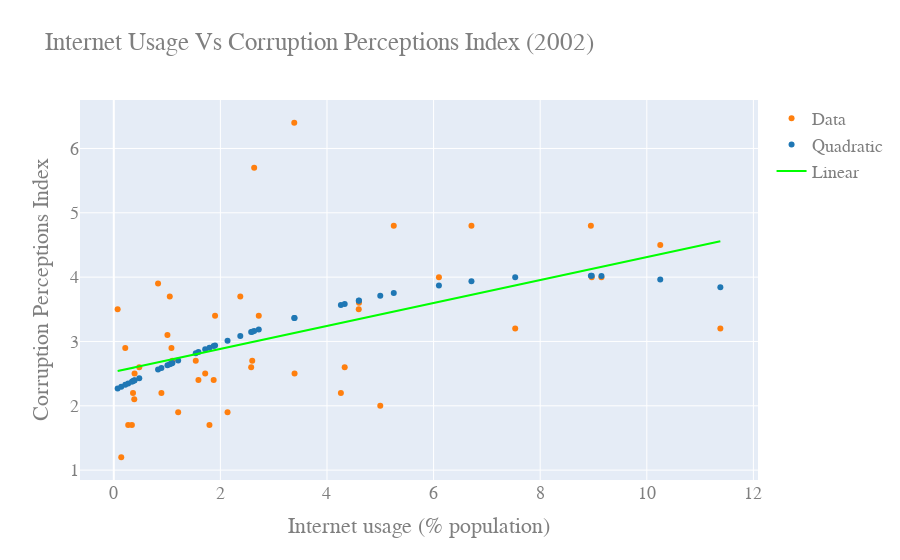

Notebook code cell kept with this figure:
### Code cell
#Adjusted for outliers (removed bahamas, fiji,....)
data2002_CPI = pd.read_csv("Developing(all variables)02CPI.csv")

Country_Name = data2002_CPI['countryName']
IU02_CPI = data2002_CPI['IU02']

CPI02 = data2002_CPI['CPI02']




slopeCPI02, interceptCPI02, r_valueCPI02, p_valueCPI02, std_errCPI02 = stats.linregress(IU02_CPI,CPI02)
lineCPI02 = slopeCPI02*IU02_CPI+interceptCPI02


#use 3rd order due to up curve at IU-0
#p1 = np.polyfit(IU02,CPI02,3)

p5 = np.polyfit(IU02_CPI,CPI02,2)

yfit5 = p5[0]*IU02_CPI**2+p5[1]*IU02_CPI**1+p5[2]
#yfit5 = p5[0]*IU02**5+p5[1]*IU02**2+p5[2]*IU02+p5[5]



yresid5 = CPI02 - yfit5

SSresid5 = sum(pow(yresid5,2))

SStotal5 = len(CPI02)*statistics.variance(CPI02)

rsq5 = 1 - SSresid5/SStotal5


y5resid = CPI02 - lineCPI02


SS5resid = sum(pow(y5resid,2))

SS5total = len(CPI02)*statistics.variance(CPI02)

rsq_5 = 1 - SS5resid/SS5total

print("R^2 value for linear fit: " +str(rsq_5))
#print("Model Coefficients: "+str(slopeCPI02)+" , "+str(interceptCPI02))
print("Model Coefficients: ["+str(slopeCPI02)+","+str(interceptCPI02)+"]")
print("Correlation coefficient: "+str(np.corrcoef(IU02_CPI,CPI02)[0][1]))

print("R^2 value for fit: " +str(rsq5))
print("Model Coefficients: "+str(p5))
print("Correlation coefficient: "+str(np.corrcoef(IU02_CPI,CPI02)[0][1]))




figCPI02 = go.Figure()

figCPI02.add_trace(go.Scatter(
    x= IU02_CPI,
    y= CPI02,
    mode='markers',      # this sets its legend entry
    marker=go.Marker(color='rgb(255, 127, 14)'),
    name="Data",
    text=Country_Name,
    textposition="top center"
))

figCPI02.add_trace(go.Scatter(
    x=IU02_CPI,
    y=np.polyval(p5,IU02_CPI),
    mode='markers',
    marker=go.Marker(color='rgb(31, 119, 180)'),
    name="Quadratic"
))

figCPI02.add_trace(go.Scatter(
    x=IU02_CPI,
    y=lineCPI02,
    #y=np.polyval(p1,IU02),
    mode='lines',
    marker=go.Marker(color='rgb(0, 255, 0)'),
    name="Linear"
))

figCPI02.update_layout(
    title="Internet Usage Vs Corruption Perceptions Index (2002)",
    xaxis_title="Internet usage (% population)",
    yaxis_title="Corruption Perceptions Index",
    font=dict(
        family="Courier New, monospace",
        size=18,
        color="#7f7f7f"
    )
)

figCPI02.show()

### Figure 1 — Plotly figure (JSON) as saved in the notebook; plotly's stock layout.template omitted (floating-point values rounded to 4 significant figures)
{"data": [{"marker": {"color": "rgb(255, 127, 14)"}, "mode": "markers", "name": "Data", "text": ["Albania", "Angola", "Azerbaijan", "Bangladesh", "Belarus", "Botswana", "Brazil", "Cameroon", "China", "Colombia", "Ecuador", "Egypt", "El Salvador", "Ethiopia", "Georgia", "Ghana", "Guatemala", "Haiti", "Honduras", "India", "Indonesia", "Jamaica", "Kenya", "Madagascar", "Malawi", "Mauritius", "Morocco", "Namibia", "Nicaragua", "Pakistan", "Paraguay", "Peru", "Philippines", "Senegal", "South Africa", "Sri Lanka", "Thailand", "Tunisia", "Turkey", "Uganda", "Ukraine", "Uzbekistan", "Zambia", "Zimbabwe"], "textposition": "top center", "type": "scatter", "x": [0.3901, 0.2704, 5.0, 0.1399, 8.951, 3.386, 9.149, 0.3609, 4.596, 4.6, 4.261, 2.72, 1.9, 0.0724, 1.588, 0.8303, 3.392, 0.8934, 2.597, 1.538, 2.134, 6.1, 1.208, 0.3397, 0.2151, 10.25, 2.373, 2.634, 1.715, 2.577, 1.795, 8.967, 4.332, 1.006, 6.71, 1.05, 7.531, 5.253, 11.38, 0.3841, 1.874, 1.082, 0.4778, 1.1], "y": [2.5, 1.7, 2, 1.2, 4.8, 6.4, 4, 2.2, 3.5, 3.6, 2.2, 3.4, 3.4, 3.5, 2.4, 3.9, 2.5, 2.2, 2.7, 2.7, 1.9, 4, 1.9, 1.7, 2.9, 4.5, 3.7, 5.7, 2.5, 2.6, 1.7, 4, 2.6, 3.1, 4.8, 3.7, 3.2, 4.8, 3.2, 2.1, 2.4, 2.9, 2.6, 2.7]}, {"marker": {"color": "rgb(31, 119, 180)"}, "mode": "markers", "name": "Quadratic", "type": "scatter", "x": [0.3901, 0.2704, 5.0, 0.1399, 8.951, 3.386, 9.149, 0.3609, 4.596, 4.6, 4.261, 2.72, 1.9, 0.0724, 1.588, 0.8303, 3.392, 0.8934, 2.597, 1.538, 2.134, 6.1, 1.208, 0.3397, 0.2151, 10.25, 2.373, 2.634, 1.715, 2.577, 1.795, 8.967, 4.332, 1.006, 6.71, 1.05, 7.531, 5.253, 11.38, 0.3841, 1.874, 1.082, 0.4778, 1.1], "y": [2.395, 2.348, 3.709, 2.295, 4.023, 3.365, 4.019, 2.384, 3.635, 3.635, 3.567, 3.187, 2.938, 2.267, 2.835, 2.565, 3.367, 2.588, 3.152, 2.818, 3.012, 3.872, 2.703, 2.375, 2.325, 3.963, 3.085, 3.162, 2.877, 3.146, 2.904, 4.023, 3.582, 2.63, 3.937, 2.646, 3.997, 3.752, 3.845, 2.393, 2.929, 2.657, 2.43, 2.664]}, {"marker": {"color": "rgb(0, 255, 0)"}, "mode": "lines", "name": "Linear", "type": "scatter", "x": [0.3901, 0.2704, 5.0, 0.1399, 8.951, 3.386, 9.149, 0.3609, 4.596, 4.6, 4.261, 2.72, 1.9, 0.0724, 1.588, 0.8303, 3.392, 0.8934, 2.597, 1.538, 2.134, 6.1, 1.208, 0.3397, 0.2151, 10.25, 2.373, 2.634, 1.715, 2.577, 1.795, 8.967, 4.332, 1.006, 6.71, 1.05, 7.531, 5.253, 11.38, 0.3841, 1.874, 1.082, 0.4778, 1.1], "y": [2.596, 2.575, 3.419, 2.551, 4.124, 3.131, 4.16, 2.591, 3.347, 3.348, 3.287, 3.012, 2.866, 2.539, 2.81, 2.675, 3.132, 2.686, 2.99, 2.801, 2.907, 3.615, 2.742, 2.587, 2.565, 4.357, 2.95, 2.997, 2.833, 2.987, 2.847, 4.127, 3.3, 2.706, 3.724, 2.714, 3.871, 3.464, 4.558, 2.595, 2.861, 2.72, 2.612, 2.723]}], "layout": {"font": {"color": "#7f7f7f", "family": "Courier New, monospace", "size": 18}, "title": {"text": "Internet Usage Vs Corruption Perceptions Index (2002)"}, "xaxis": {"title": {"text": "Internet usage (% population)"}}, "yaxis": {"title": {"text": "Corruption Perceptions Index"}}}}
